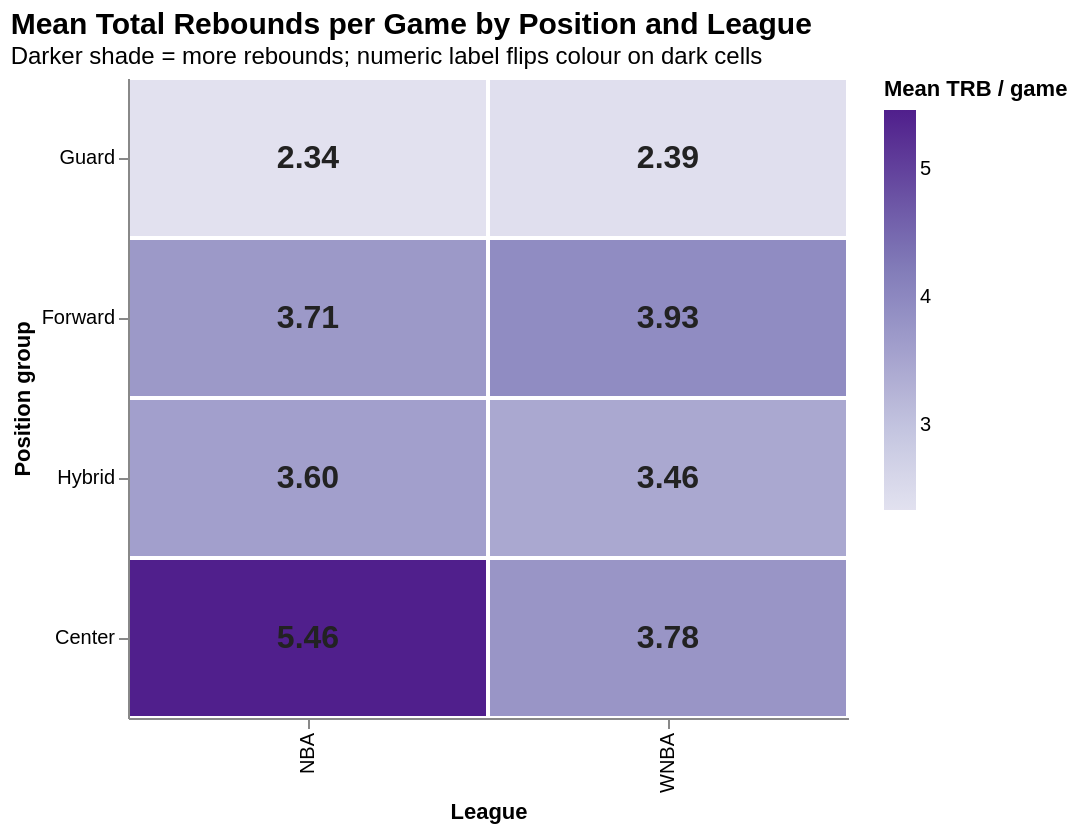

The notebook cell saved with this chart:
### Markdown cell above
### 10. Average rebounds by position and league in a heatmap

Heatmap of mean total rebounds per game broken down by position group and league, with each cell carrying its numeric value as an overlaid text label whose colour automatically flips from dark to light on darker cells.

### Code cell
heat_data = (
    combined.groupby(['PosGroup', 'League'], as_index=False)['TRB'].mean()
)
heat_data['TRB'] = heat_data['TRB'].round(2)
pos_sort = ['Guard', 'Forward', 'Hybrid', 'Center']

heat = alt.Chart(heat_data).mark_rect(stroke='white', strokeWidth=2).encode(
    x=alt.X('League:N', title='League'),
    y=alt.Y('PosGroup:N', sort=pos_sort, title='Position group'),
    color=alt.Color(
        'TRB:Q', scale=alt.Scale(scheme='purples'),
        title='Mean TRB / game',
    ),
    tooltip=[
        'League:N', 'PosGroup:N',
        alt.Tooltip('TRB:Q', title='Mean TRB/game', format='.2f'),
    ],
)

labels = alt.Chart(heat_data).mark_text(fontSize=16, fontWeight='bold').encode(
    x='League:N',
    y=alt.Y('PosGroup:N', sort=pos_sort),
    text=alt.Text('TRB:Q', format='.2f'),
    color=alt.condition(
        'datum.TRB > 6', alt.value('white'), alt.value('#222')
    ),
)

chart_heat = (heat + labels).properties(
    width=360, height=320,
    title=alt.TitleParams(
        'Mean Total Rebounds per Game by Position and League',
        subtitle='Darker shade = more rebounds; numeric label flips colour on dark cells',
        anchor='start', fontSize=15,
    ),
).configure_view(stroke=None)

show_altair(chart_heat)

### Figure 1 — Vega-Lite specification as saved in the notebook (floating-point values rounded to 4 significant figures)
{"config": {"view": {"continuousWidth": 300, "continuousHeight": 300, "stroke": null}}, "layer": [{"mark": {"type": "rect", "stroke": "white", "strokeWidth": 2}, "encoding": {"color": {"field": "TRB", "scale": {"scheme": "purples"}, "title": "Mean TRB / game", "type": "quantitative"}, "tooltip": [{"field": "League", "type": "nominal"}, {"field": "PosGroup", "type": "nominal"}, {"field": "TRB", "format": ".2f", "title": "Mean TRB/game", "type": "quantitative"}], "x": {"field": "League", "title": "League", "type": "nominal"}, "y": {"field": "PosGroup", "sort": ["Guard", "Forward", "Hybrid", "Center"], "title": "Position group", "type": "nominal"}}}, {"mark": {"type": "text", "fontSize": 16, "fontWeight": "bold"}, "encoding": {"color": {"condition": {"test": "datum.TRB > 6", "value": "white"}, "value": "#222"}, "text": {"field": "TRB", "format": ".2f", "type": "quantitative"}, "x": {"field": "League", "type": "nominal"}, "y": {"field": "PosGroup", "sort": ["Guard", "Forward", "Hybrid", "Center"], "type": "nominal"}}}], "data": {"name": "data-80298c924d91aa2deade8ee2ccdf2bcd"}, "height": 320, "title": {"text": "Mean Total Rebounds per Game by Position and League", "anchor": "start", "fontSize": 15, "subtitle": "Darker shade = more rebounds; numeric label flips colour on dark cells"}, "width": 360, "$schema": "https://vega.github.io/schema/vega-lite/v6.4.1.json", "datasets": {"data-80298c924d91aa2deade8ee2ccdf2bcd": [{"PosGroup": "Center", "League": "NBA", "TRB": 5.46}, {"PosGroup": "Center", "League": "WNBA", "TRB": 3.78}, {"PosGroup": "Forward", "League": "NBA", "TRB": 3.71}, {"PosGroup": "Forward", "League": "WNBA", "TRB": 3.93}, {"PosGroup": "Guard", "League": "NBA", "TRB": 2.34}, {"PosGroup": "Guard", "League": "WNBA", "TRB": 2.39}, {"PosGroup": "Hybrid", "League": "NBA", "TRB": 3.6}, {"PosGroup": "Hybrid", "League": "WNBA", "TRB": 3.46}]}}
